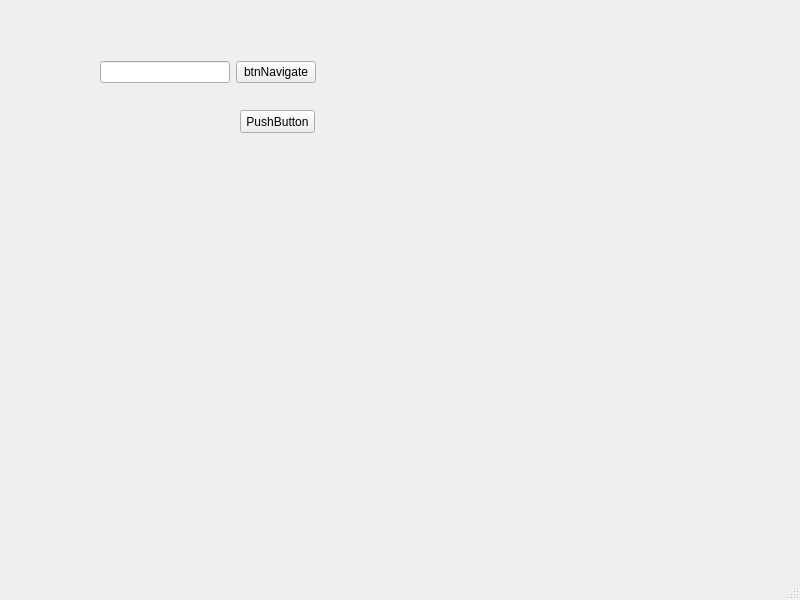
<?xml version="1.0" encoding="UTF-8"?>
<ui version="4.0">
 <class>MainWindow</class>
 <widget class="QMainWindow" name="MainWindow">
  <property name="geometry">
   <rect>
    <x>0</x>
    <y>0</y>
    <width>800</width>
    <height>600</height>
   </rect>
  </property>
  <property name="windowTitle">
   <string>MainWindow</string>
  </property>
  <widget class="QWidget" name="centralwidget">
   <widget class="QWidget" name="layoutWidget">
    <property name="geometry">
     <rect>
      <x>100</x>
      <y>60</y>
      <width>216</width>
      <height>25</height>
     </rect>
    </property>
    <layout class="QHBoxLayout" name="horizontalLayout">
     <item>
      <widget class="QLineEdit" name="textUrl"/>
     </item>
     <item>
      <widget class="QPushButton" name="pushButton">
       <property name="text">
        <string>btnNavigate</string>
       </property>
      </widget>
     </item>
    </layout>
   </widget>
   <widget class="QPushButton" name="pushButton_2">
    <property name="geometry">
     <rect>
      <x>240</x>
      <y>110</y>
      <width>75</width>
      <height>23</height>
     </rect>
    </property>
    <property name="text">
     <string>PushButton</string>
    </property>
   </widget>
  </widget>
  <widget class="QMenuBar" name="menubar">
   <property name="geometry">
    <rect>
     <x>0</x>
     <y>0</y>
     <width>800</width>
     <height>21</height>
    </rect>
   </property>
  </widget>
  <widget class="QStatusBar" name="statusbar"/>
 </widget>
 <resources/>
 <connections/>
</ui>
